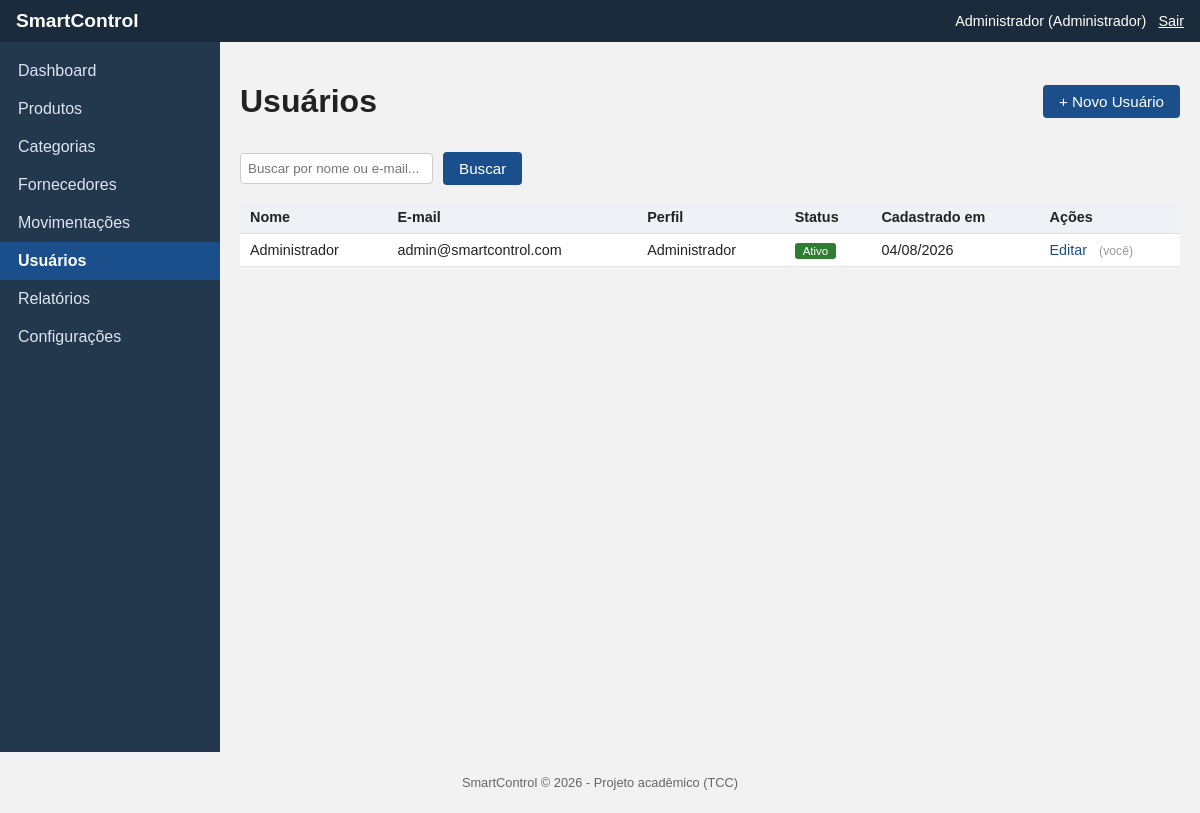
Page /users/list.php (signed in) on the committed database.
### tables this page shows
CREATE TABLE usuarios (
    id INT AUTO_INCREMENT PRIMARY KEY,
    nome VARCHAR(100) NOT NULL,
    email VARCHAR(150) NOT NULL UNIQUE,
    senha VARCHAR(255) NOT NULL,
    perfil ENUM('administrador', 'funcionario') NOT NULL DEFAULT 'funcionario',
    ativo TINYINT(1) NOT NULL DEFAULT 1,
    data_cadastro DATETIME NOT NULL DEFAULT CURRENT_TIMESTAMP
);

### includes/functions.php (called while the page is built, shortened)
<?php
function limpar(?string $valor): string
{
    return htmlspecialchars(trim($valor ?? ''), ENT_QUOTES, 'UTF-8');
}
function formatarData(?string $data): string
{
    return date('d/m/Y', strtotime($data));
}

### users/list.php (the view, shortened to what this page needs)
<?php
require_once __DIR__ . '/../config/config.php';
$busca = trim($_GET['busca'] ?? '');
if ($busca !== '') {
    $stmt = $pdo->prepare("SELECT * FROM usuarios WHERE nome LIKE :busca OR email LIKE :busca ORDER BY nome ASC");
    $stmt->execute([':busca' => '%' . $busca . '%']);
} else {
    $stmt = $pdo->query("SELECT * FROM usuarios ORDER BY nome ASC");
}
$usuarios = $stmt->fetchAll();
require_once __DIR__ . '/../includes/header.php';
require_once __DIR__ . '/../includes/sidebar.php';
?>
<div class="conteudo">
    <div class="topo-pagina">
        <h1>Usuários</h1>
        <a href="<?php echo BASE_URL; ?>/users/create.php" class="botao">+ Novo Usuário</a>
    </div>
    <form method="GET" action="" class="form-busca">
        <input type="text" name="busca" placeholder="Buscar por nome ou e-mail..." value="<?php echo limpar($busca); ?>">
        <button type="submit" class="botao">Buscar</button>
    </form>
    <?php if (empty($usuarios)): ?>
        <p class="texto-vazio">Nenhum usuário encontrado.</p>
    <?php else: ?>
        <table class="tabela">
            <thead>
                <tr><th>Nome</th><th>E-mail</th><th>Perfil</th><th>Status</th><th>Cadastrado em</th><th>Ações</th></tr>
            </thead>
            <tbody>
                <?php foreach ($usuarios as $usuario): ?>
                <tr>
                    <td><?php echo limpar($usuario['nome']); ?></td>
                    <td><?php echo limpar($usuario['email']); ?></td>
                    <td><?php echo $usuario['perfil'] === 'administrador' ? 'Administrador' : 'Funcionário'; ?></td>
                    <td>
                        <span class="etiqueta <?php echo $usuario['ativo'] ? 'etiqueta-ativo' : 'etiqueta-inativo'; ?>">
                            <?php echo $usuario['ativo'] ? 'Ativo' : 'Inativo'; ?>
                        </span>
                    </td>
                    <td><?php echo formatarData($usuario['data_cadastro']); ?></td>
                    <td class="acoes">
                        <a href="<?php echo BASE_URL; ?>/users/edit.php?id=<?php echo $usuario['id']; ?>">Editar</a>
                        <?php if ((int) $usuario['id'] !== (int) $_SESSION['usuario_id']): ?>
                        <form method="POST" action="<?php echo BASE_URL; ?>/users/toggle.php" class="form-inline" onsubmit="return confirm('Deseja realmente alterar o status deste usuário?');">
                            <input type="hidden" name="id" value="<?php echo $usuario['id']; ?>">
                            <input type="hidden" name="csrf_token" value="<?php echo gerarTokenCSRF(); ?>">
                            <button type="submit" class="link-acao">
                                <?php echo $usuario['ativo'] ? 'Inativar' : 'Ativar'; ?>
                            </button>
                        </form>
                        <?php else: ?>
                            <span class="texto-esmaecido">(você)</span>
                        <?php endif; ?>
                    </td>
                </tr>
                <?php endforeach; ?>
            </tbody>
        </table>
    <?php endif; ?>
</div>
<?php require_once __DIR__ . '/../includes/footer.php'; ?>

### assets/css/style.css (style rules this page uses)
* { box-sizing: border-box; }
body { font-family: Arial, Helvetica, sans-serif; margin: 0; background: #f2f2f2; color: #222; }
a { color: #1a4f8b; text-decoration: none; }
.conteudo { flex: 1; padding: 20px; }
.form-busca, .form-filtros { display: flex; gap: 10px; flex-wrap: wrap; align-items: center; margin-bottom: 16px; }
.form-busca input, .form-filtros input, .form-filtros select { padding: 7px; border: 1px solid #ccc; border-radius: 4px; }
.botao { display: inline-block; background: #1a4f8b; color: #fff; border: none; padding: 8px 16px; border-radius: 4px; cursor: pointer; font-size: 0.95em; }
.texto-esmaecido { color: #999; font-size: 0.85em; }
.tabela { width: 100%; border-collapse: collapse; background: #fff; margin-top: 10px; }
.tabela th, .tabela td { padding: 8px 10px; border-bottom: 1px solid #e2e2e2; text-align: left; font-size: 0.9em; }
.tabela th { background: #eef1f5; }
.tabela .acoes a, .tabela .acoes button { margin-right: 8px; }
.etiqueta { padding: 2px 8px; border-radius: 3px; font-size: 0.8em; color: #fff; }
.etiqueta-ativo { background: #2e7d32; }
.topo-pagina { display: flex; justify-content: space-between; align-items: center; flex-wrap: wrap; gap: 10px; margin-bottom: 10px; }

### rows in the picture
usuarios: nome "Administrador", email "admin@smartcontrol.com", perfil "Administrador", ativo "Ativo", data_cadastro "04/08/2026", shows "(você)"

### other values in the picture
limpar(nomeUsuarioLogado()) "Administrador"
